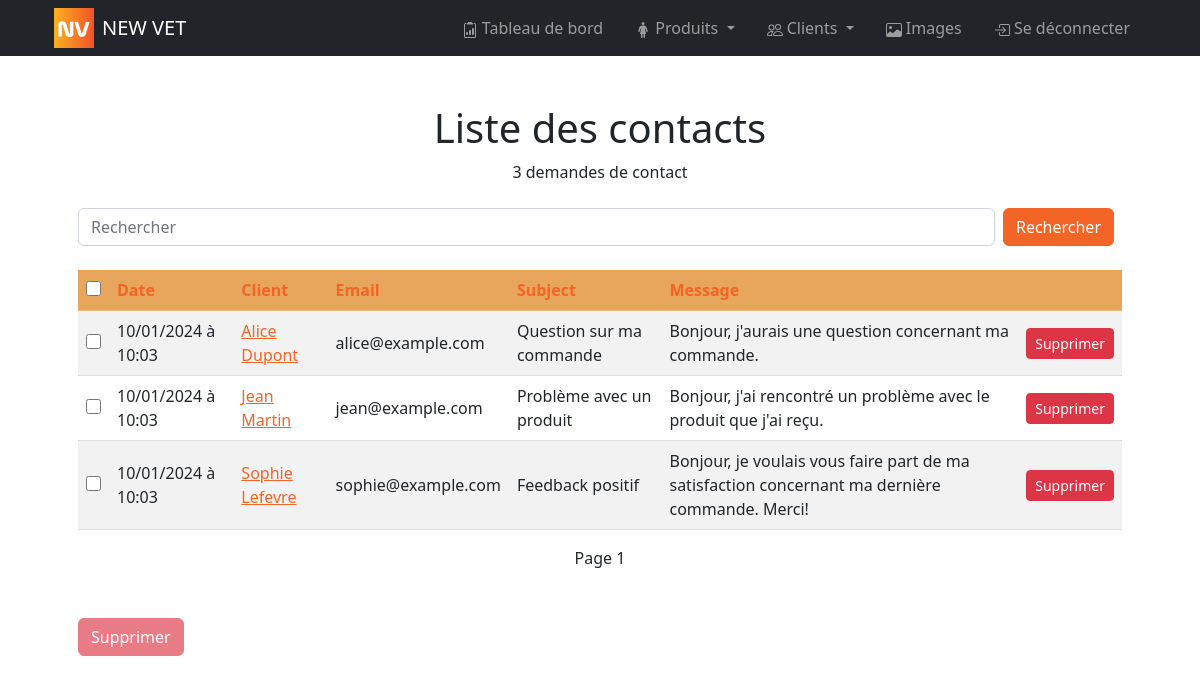
The app's page /bo/pages/contacts/index.php (signed in) with its own data.
### tables this page shows
CREATE TABLE contact(
        contact_id INT AUTO_INCREMENT NOT NULL UNIQUE,
        customer_id INT,
        email VARCHAR (50) NOT NULL,
        subject VARCHAR (50) NOT NULL,
        message VARCHAR (1000) NOT NULL,
        is_deleted BOOLEAN NOT NULL DEFAULT 0,
        created_at DATETIME NOT NULL DEFAULT NOW(),
        CONSTRAINT contact_PK PRIMARY KEY (contact_id),
        CONSTRAINT contact_customer_FK FOREIGN KEY (customer_id) REFERENCES customer(customer_id)
);

CREATE TABLE customer(
        customer_id INT AUTO_INCREMENT NOT NULL UNIQUE,
        first_name VARCHAR (50) NOT NULL,
        last_name VARCHAR (50) NOT NULL,
        email VARCHAR (50) NOT NULL UNIQUE,
        connection_token VARCHAR (500),
        validate_email_token VARCHAR (500),
        reset_password_code INT (6),
        has_validated_email BOOLEAN NOT NULL DEFAULT 0,
        password VARCHAR (150) NOT NULL,
        last_login DATETIME,
        is_deleted BOOLEAN NOT NULL DEFAULT 0,
        created_at DATETIME NOT NULL DEFAULT NOW(),
        CONSTRAINT customer_PK PRIMARY KEY (customer_id)
);

### controllers/contact.php (called while the page is built, shortened)
<?php
function getContacts($search = null, $sort =  array(array('order' => 'ASC', 'order_by' => 'created_at'), array('order' => 'DESC', 'order_by' => 'email')), $offset = null, $per_page = 10)
{
    $sql = "SELECT DISTINCT contact.* FROM contact
    LEFT JOIN customer ON customer.customer_id = contact.contact_id";
    $sql .= " WHERE 1 = 1";
    $sql .= " AND contact.is_deleted = 0";
    if ($sort) {
        $sql .= " ORDER BY ";
        foreach ($sort as $key => $value) {
            $sql .= "COALESCE(contact." . $value['order_by'] . ", 9999999) " . strtoupper($value['order']);
        }
    }
    if ($per_page) $sql .= " LIMIT :per_page";
    $params = array();
    if ($per_page) $params[":per_page"] = $per_page;
    $result = Database::queryAll($sql, $params);
    return $result['data'];
}
function getContactsCount($search = null)
{
    $sql = "SELECT COUNT(DISTINCT contact.contact_id) as count FROM contact
    LEFT JOIN customer ON customer.customer_id = contact.contact_id";
    $sql .= " WHERE 1 = 1";
    $sql .= " AND contact.is_deleted = 0";
    $params = array();
    $result = Database::queryOne($sql, $params);
    return $result['data']['count'];
}

### utils/database.php (called while the page is built, shortened)
<?php
class Database
{
    private static $dbHost = DB_HOST;
    private static $dbName = DB_NAME;
    private static $dbUser = DB_USER;
    private static $dbPass = DB_PASSWORD;
    private static $forcedStringParams = array(':email', ':password', ':token', ':code', ':name', ':libelle');
    private static $forcedIntParams = array(':per_page', ':offset', ':customer_id', ':admin_id');
    private static $forcedBoolParams = array(':is_deleted');
    private static $connection = null;
    private static function connect()
    {
        if (self::$connection === null) {
            try {
                self::$connection = new PDO("mysql:host=" . self::$dbHost . ";dbname=" . self::$dbName, self::$dbUser, self::$dbPass);
                self::$connection->setAttribute(PDO::ATTR_ERRMODE, PDO::ERRMODE_EXCEPTION);
            } catch (PDOException $e) {
                if (defined('APP_DEBUG') && APP_DEBUG) die("Erreur lors de la connexion à la base de données: " . $e->getMessage());
            }
        }
    }
    public static function queryAll(string $query, array $params = array())
    {
        $data = array();
        $success = true;
        $error = null;
        try {
            $statement = self::$connection->prepare($query);
            foreach ($params as $key => $value) {
                if (is_int($value) || in_array($key, self::$forcedIntParams)) {
                    $statement->bindValue($key, $value, PDO::PARAM_INT);
                } elseif (is_bool($value) || in_array($key, self::$forcedBoolParams)) {
                    $statement->bindValue($key, $value, PDO::PARAM_BOOL);
                } elseif (is_string($value) || in_array($key, self::$forcedStringParams)) {
                    $statement->bindValue($key, htmlspecialchars($value), PDO::PARAM_STR);
                } elseif (is_null($value)) {
                    $statement->bindValue($key, $value, PDO::PARAM_NULL);
                } else {
                    $statement->bindValue($key, $value);
                }
            }
            $statement->execute();
            $data = $statement->fetchAll(PDO::FETCH_ASSOC);
        } catch (PDOException $e) {
            $success = false;
            $error = $e->getMessage();
            self::handleError($query, $params, $error);
        }
        return array(
            'success' => $success,
            'data' => $data,
            'error' => $error
        );
    }
    public static function queryOne(string $query, array $params = array())
    {
        $data = array();
        $success = true;
        $error = null;
        try {
            $statement = self::$connection->prepare($query);
            foreach ($params as $key => $value) {
                if (is_int($value) || in_array($key, self::$forcedIntParams)) {
                    $statement->bindValue($key, $value, PDO::PARAM_INT);
                } elseif (is_bool($value) || in_array($key, self::$forcedBoolParams)) {
                    $statement->bindValue($key, $value, PDO::PARAM_BOOL);
                } elseif (is_string($value) || in_array($key, self::$forcedStringParams)) {
                    $statement->bindValue($key, htmlspecialchars($value), PDO::PARAM_STR);
                } elseif (is_null($value)) {
                    $statement->bindValue($key, $value, PDO::PARAM_NULL);
                } else {
                    $statement->bindValue($key, $value);
                }
            }
            $statement->execute();
            $data = $statement->fetch(PDO::FETCH_ASSOC);
        } catch (PDOException $e) {
            $success = false;
            $error = $e->getMessage();
            self::handleError($query, $params, $error);
        }
        return array(
            'success' => $success,
            'data' => $data,
            'error' => $error
        );
    }
}

### helpers/fr_datetime.php (called while the page is built)
<?php
function fr_datetime($inputDate) {
    $dateTime = new DateTime($inputDate);
    $formattedDate = $dateTime->format('d/m/Y à H:i');
    return $formattedDate;
}

### controllers/customer.php (called while the page is built, shortened)
<?php
function getCustomer($customer_id)
{
    $sql = "SELECT * FROM customer WHERE customer_id = :customer_id";
    $result = Database::queryOne($sql, array(":customer_id" => $customer_id));
    return $result['data'];
}

### bo/pages/contacts/index.php (the view, shortened to what this page needs)
<?php
include_once APP_PATH . "controllers/contact.php";
include_once APP_PATH . "controllers/customer.php";
include_once APP_PATH . "helpers/fr_datetime.php";
$search = isset($_GET['search']) ? $_GET['search'] : null;
$order_by = isset($_GET['order_by']) ? $_GET['order_by'] : 'created_at';
$order = isset($_GET['order']) && $_GET['order'] == 'desc' ? 'DESC' : 'ASC';
$page = isset($_GET['page']) ? $_GET['page'] : 1;
$new_order = $order == 'DESC' ? 'asc' : 'desc';
$sort = array(array('order' => $order, 'order_by' => $order_by));
$contacts_count = getContactsCount($search);
$per_page = 10;
$offset = ($page - 1) * $per_page;
$maxPage = ceil($contacts_count / $per_page);
$contacts = getContacts($search, $sort, $offset, $per_page);
?>
<!DOCTYPE html>
<html lang="fr">
<head>
    <link href="<?= APP_URL ?>bo/style/bootstrap.css" rel="stylesheet">
    <link href="<?= APP_URL ?>bo/style/main.css" rel="stylesheet">
</head>
<body>
    <main>
        <?php include_once APP_PATH . "bo/partials/header.php"; ?>
        <div class="container p-4 p-lg-5">
            <h1 class="text-center">Liste des contacts</h1>
            <p class="text-center"><?= $contacts_count ?> demande<?php if ($contacts_count > 1) : ?>s<?php endif; ?> de contact</p>
            <form class="d-flex justify-content-between my-4" method="GET">
                <input class="form-control mr-sm-2" id="search" type="search" placeholder="Rechercher" aria-label="Search" name="search" value="<?= $search ?>">
                <button class="btn btn-primary mx-2 my-sm-0" type="submit">Rechercher</button>
            </form>
            <table class="table table-striped">
                <thead>
                    <tr class="table-primary">
                        <th scope='col' colspan='1'><input type="checkbox" onclick="toggleAll()"></th>
                        <th scope='col'><a class="text-decoration-none" href="?search=<?= $search ?>&page=<?= $page ?>&order_by=created_at&order=<?= $new_order ?>">Date</a></th>
                        <th scope='col'><a class="text-decoration-none" href="?search=<?= $search ?>&page=<?= $page ?>&order_by=last_name&order=<?= $new_order ?>">Client</a></th>
                        <th scope='col'><a class="text-decoration-none" href="?search=<?= $search ?>&page=<?= $page ?>&order_by=email&order=<?= $new_order ?>">Email</a></th>
                        <th scope='col'><a class="text-decoration-none" href="?search=<?= $search ?>&page=<?= $page ?>&order_by=subject&order=<?= $new_order ?>">Subject</a></th>
                        <th scope='col'><a class="text-decoration-none" href="?search=<?= $search ?>&page=<?= $page ?>&order_by=message&order=<?= $new_order ?>">Message</a></th>
                        <th scope='col' colspan='2'>&nbsp;</th>
                    </tr>
                </thead>
                <tbody>
                    <?php
                    foreach ($contacts as $contact) {
                    ?>
                        <tr class="align-middle">
                            <td><input id="contact_id" type="checkbox" name="selected_contacts[]" value="<?= $contact['contact_id'] ?>"></td>
                            <td><?= fr_datetime($contact['created_at']) ?></td>
                            <td><?php
                                if ($contact['customer_id']) {
                                    $customer = getCustomer($contact['customer_id']);
                                    $nicename = $customer['first_name'] . " " . $customer['last_name'];
                                    echo "<a href='" . APP_URL . "bo/pages/customers/index.php?search=" . $customer['email'] . "'>" . $nicename . "</a>";
                                } else {
                                    echo "<span class='text-muted'>Non renseigné</span>";
                                }
                                ?>
                            </td>
                            <td><?= $contact['email'] ?></td>
                            <td><?= $contact['subject'] ?></td>
                            <td><?= $contact['message'] ?></td>
                            <td> <a href="<?= APP_URL ?>/bo/pages/contacts/delete_contact.php?contact_id=<?= $contact['contact_id'] ?>" class="btn btn-danger btn-sm">Supprimer</a> </td>
                        </tr>
                    <?php
                    }
                    ?>
                </tbody>
            </table>
            <div class="d-flex justify-content-between my-2">
                <?php if ($page > 1) : ?>
                    <a href="?search=<?= $search ?>&page=<?= $page - 1 ?>&order_by=<?= $order_by ?>&order=<?= $order ?>">Page précédent (<?= $page - 1 ?>)</a>
                <?php else : ?>
                    <span>&nbsp;</span>
                <?php endif; ?>
                <span>Page <?= $page ?></span>
                <?php if ($page < $maxPage) : ?>
                    <a href="?search=<?= $search ?>&page=<?= $page + 1 ?>&order_by=<?= $order_by ?>&order=<?= $order ?>">Page suivant (<?= $page + 1 ?>)</a>
                <?php else : ?>
                    <span>&nbsp;</span>
                <?php endif; ?>
            </div>
            <div class="d-flex justify-content-start gap-2 my-5">
                <button id="delete-contacts" class="btn btn-danger" disabled onclick="deleteSelectedcontacts()">Supprimer</button>
            </div>
        </div>
    </main>
</body>
</html>

### bo/style/main.css (style rules this page uses)
:root { --primary: #F1452B; --secondary: #FEBD21; }
input[type="checkbox"] { accent-color: var(--primary); width: 15px; height: 15px; }

### records on screen
contact: created_at "10/01/2024 à 10:03", customer.last_name "Alice Dupont", email "alice@example.com", subject "Question sur ma commande", message "Bonjour, j'aurais une question concernant ma commande."
contact: created_at "10/01/2024 à 10:03", customer.last_name "Jean Martin", email "jean@example.com", subject "Problème avec un produit", message "Bonjour, j'ai rencontré un problème avec le produit que j'ai reçu."
contact: created_at "10/01/2024 à 10:03", customer.last_name "Sophie Lefevre", email "sophie@example.com", subject "Feedback positif", message "Bonjour, je voulais vous faire part de ma satisfaction concernant ma dernière commande. Merci!"

### other values on screen
APP_NAME "NEW VET"
$contacts_count "3"
$page "1"
